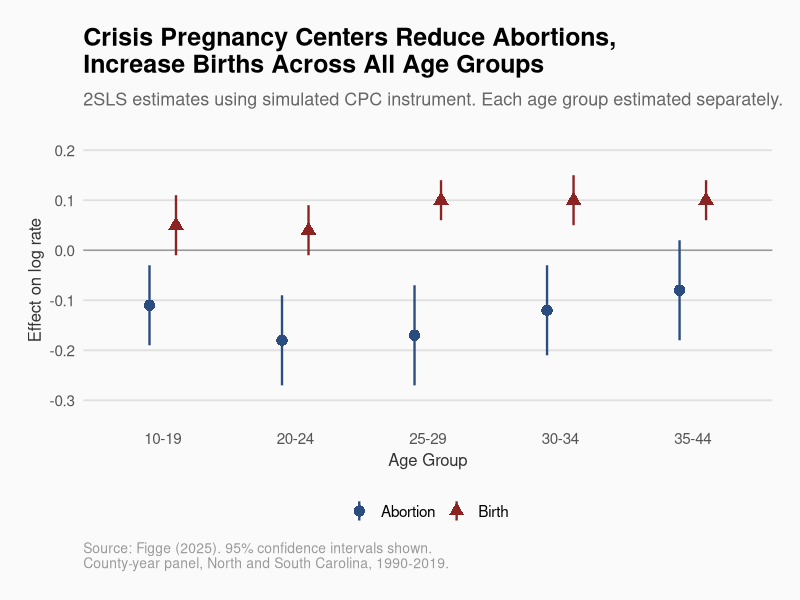

Write R code to recreate this figure.
# ==============================================================================
# Export figures from CPC paper for blog posts
# ==============================================================================
#
# This script exports your existing Stata/R figures as web-ready PNGs.
#
# OPTION A: If you have the raw figures as PDF/EPS from Stata, just convert them:
#   - Place your exported PDFs in scripts/raw_figures/
#   - Run the conversion section below
#
# OPTION B: If you want to regenerate from data, adapt the ggplot sections.
#
# Output locations:
#   content/post/cpc-expansion-carolinas/map_1990s.png  (etc.)
#   content/post/who-cpcs-affect/age_coefficients.png
#   content/post/who-cpcs-affect/event_study.png
#   content/post/building-an-instrument/monte_carlo.png
# ==============================================================================

library(ggplot2)
library(dplyr)

# Set this to your website repo root
SITE_ROOT <- "/Users/lepus/Documents/GitHub/website-1"

# --- OPTION A: Convert existing PDFs to PNGs using magick ---
# install.packages("magick")
# library(magick)
#
# Convert your 4 map figures:
# for (f in c("map_1990s", "map_2000s", "map_2010s", "map_late2010s")) {
#   img <- image_read_pdf(file.path(SITE_ROOT, "scripts/raw_figures", paste0(f, ".pdf")), density = 200)
#   image_write(img, file.path(SITE_ROOT, "content/post/cpc-expansion-carolinas", paste0(f, ".png")))
# }
#
# Convert coefficient plot:
# img <- image_read_pdf(file.path(SITE_ROOT, "scripts/raw_figures/age_coefficients.pdf"), density = 200)
# image_write(img, file.path(SITE_ROOT, "content/post/who-cpcs-affect/age_coefficients.png"))
#
# Convert event study:
# img <- image_read_pdf(file.path(SITE_ROOT, "scripts/raw_figures/event_study.pdf"), density = 200)
# image_write(img, file.path(SITE_ROOT, "content/post/who-cpcs-affect/event_study.png"))
#
# Convert Monte Carlo:
# img <- image_read_pdf(file.path(SITE_ROOT, "scripts/raw_figures/monte_carlo.pdf"), density = 200)
# image_write(img, file.path(SITE_ROOT, "content/post/building-an-instrument/monte_carlo.png"))


# --- OPTION B: Regenerate coefficient plot in ggplot2 (NYT-style) ---

# Theme inspired by NYT graphics
theme_nyt <- function() {
  theme_minimal(base_size = 14, base_family = "Helvetica") +
    theme(
      plot.title = element_text(face = "bold", size = 18, margin = margin(b = 10)),
      plot.subtitle = element_text(color = "#666666", size = 13, margin = margin(b = 20)),
      plot.caption = element_text(color = "#999999", size = 10, hjust = 0),
      panel.grid.major.x = element_blank(),
      panel.grid.minor = element_blank(),
      panel.grid.major.y = element_line(color = "#e0e0e0"),
      axis.title = element_text(size = 12, color = "#333333"),
      axis.text = element_text(size = 11, color = "#555555"),
      legend.position = "bottom",
      legend.text = element_text(size = 11),
      plot.margin = margin(20, 20, 20, 20),
      plot.background = element_rect(fill = "#fafafa", color = NA),
      panel.background = element_rect(fill = "#fafafa", color = NA)
    )
}

# --- Coefficient plot by age group ---
# Replace these with your actual estimates and SEs

coef_data <- tribble(
  ~age_group, ~outcome,    ~estimate, ~ci_lower, ~ci_upper,
  "10-19",    "Abortion",  -0.11,     -0.19,     -0.03,
  "10-19",    "Birth",      0.05,     -0.01,      0.11,
  "20-24",    "Abortion",  -0.18,     -0.27,     -0.09,
  "20-24",    "Birth",      0.04,     -0.01,      0.09,
  "25-29",    "Abortion",  -0.17,     -0.27,     -0.07,
  "25-29",    "Birth",      0.10,      0.06,      0.14,
  "30-34",    "Abortion",  -0.12,     -0.21,     -0.03,
  "30-34",    "Birth",      0.10,      0.05,      0.15,
  "35-44",    "Abortion",  -0.08,     -0.18,      0.02,
  "35-44",    "Birth",      0.10,      0.06,      0.14
)

coef_data$age_group <- factor(coef_data$age_group,
                               levels = c("10-19", "20-24", "25-29", "30-34", "35-44"))

p_coef <- ggplot(coef_data, aes(x = age_group, y = estimate, color = outcome, shape = outcome)) +
  geom_hline(yintercept = 0, color = "#999999", linewidth = 0.5) +
  geom_pointrange(aes(ymin = ci_lower, ymax = ci_upper),
                  position = position_dodge(width = 0.4),
                  size = 0.8, linewidth = 0.8) +
  scale_color_manual(values = c("Abortion" = "#2b4c7e", "Birth" = "#8b2323")) +
  scale_shape_manual(values = c("Abortion" = 16, "Birth" = 17)) +
  labs(
    title = "Crisis Pregnancy Centers Reduce Abortions,\nIncrease Births Across All Age Groups",
    subtitle = "2SLS estimates using simulated CPC instrument. Each age group estimated separately.",
    x = "Age Group",
    y = "Effect on log rate",
    color = NULL,
    shape = NULL,
    caption = "Source: Figge (2025). 95% confidence intervals shown.\nCounty-year panel, North and South Carolina, 1990-2019."
  ) +
  theme_nyt() +
  coord_cartesian(ylim = c(-0.32, 0.20))

ggsave(file.path(SITE_ROOT, "content/post/who-cpcs-affect/age_coefficients.png"), p_coef,
       width = 10, height = 7, dpi = 200, bg = "#fafafa")

cat("Saved: content/post/who-cpcs-affect/age_coefficients.png\n")

# --- PLACEHOLDER: Event study ---
# Adapt from your Stata event study code. Key elements:
# - x-axis: years relative to first CPC opening
# - y-axis: coefficient
# - separate lines/colors for each age group
# - dashed vertical line at t=-1
# - pre-period coefficients should be near zero (your parallel trends check)

cat("\nREMAINING MANUAL STEPS:\n")
cat("1. Export your 4 map PDFs from Stata and convert using Option A above\n")
cat("2. Export your event study figure\n")
cat("3. Export your Monte Carlo figure\n")
cat("4. Place all PNGs in the paths listed at the top of this script\n")
